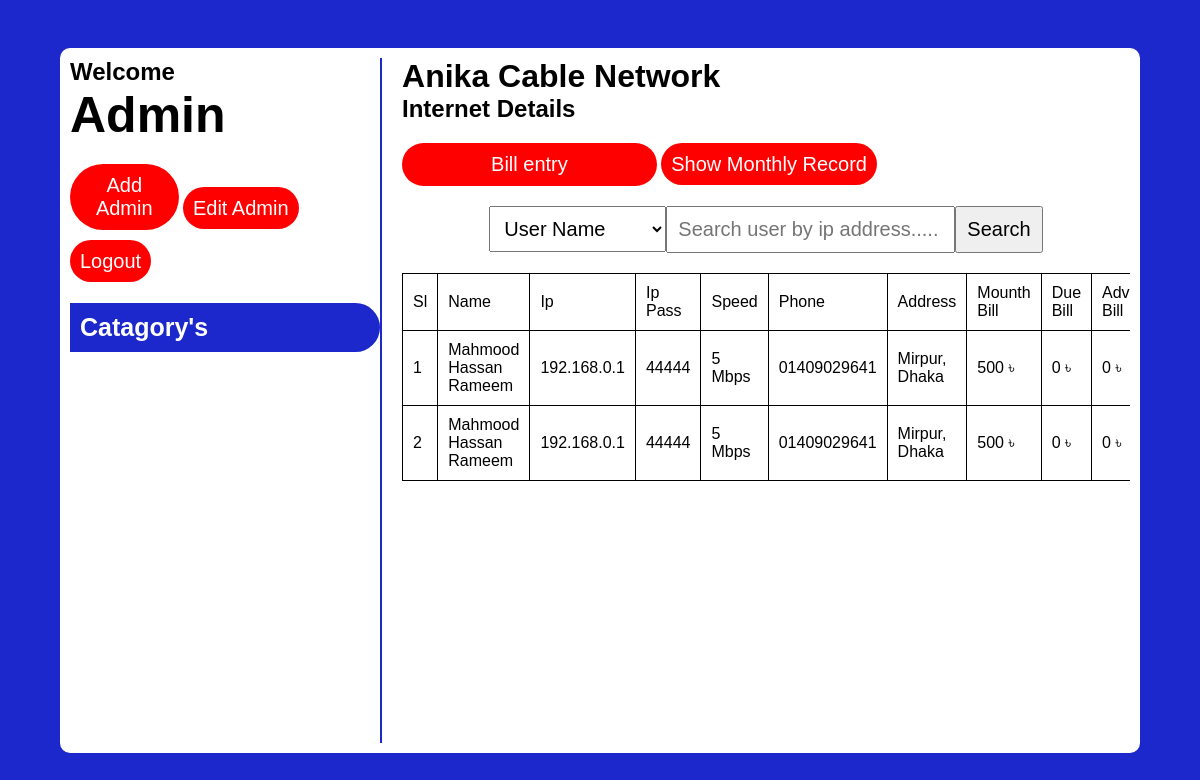
Screenshot of /dashboard.php (signed in) with the database file from the repository.
### tables this page shows
CREATE TABLE `internet_user` (
  `id` int(255) NOT NULL,
  `name` varchar(255) NOT NULL,
  `ip_add` varchar(255) NOT NULL,
  `ip_pass` varchar(255) NOT NULL,
  `speed` int(255) NOT NULL,
  `phone` varchar(11) NOT NULL,
  `address` varchar(255) NOT NULL,
  `bill` int(255) NOT NULL,
  `due_bill` int(255) NOT NULL,
  `advance_bill` int(255) NOT NULL,
  `status` varchar(255) NOT NULL,
  `date` date NOT NULL,
  `signature` varchar(255) NOT NULL
);

### dashboard.php (the view, shortened to what this page needs)
<?php
    include './connection/connection.php';
    $admin_id = $_SESSION['admin_id'];
    $load_admin_name = "SELECT * FROM `admin` WHERE id = '$admin_id'";
    $run_admin = mysqli_query($conn, $load_admin_name);
    if(mysqli_num_rows($run_admin) > 0){
        $admin_row = mysqli_fetch_assoc($run_admin);
    }
?>
<!DOCTYPE html>
<html lang="en">
<head>
    <link rel="stylesheet" href="https://cdnjs.cloudflare.com/ajax/libs/font-awesome/6.2.0/css/all.min.css" />
    <link rel="stylesheet" href="./css/dashboard.css">
</head>
<body>
    <div id="wrapper">
        <div class="left">
            <div class="head">
                <h2>Welcome</h2>
                <h1><?php echo $admin_row['admin_user'] ?></h1>
                <button id="add_admin">Add Admin</button>
                <a id="update_admin" href="./update_admin.php">Edit Admin</a>
                <a id="admin_logout" href="dashboard.php?logout=<?php echo $admin_id ?>">Logout</a>
            </div>
            <div class="catagory">
                <h3>Catagory's</h3>
            </div>
        </div>
        <div class="right">
            <div class="internet">
                <div class="title">
                    <h1>Anika Cable Network</h1>
                    <h2>Internet Details</h2>
                    <button id="add_internet_user">Bill entry</button>
                    <a href="./show_monthly_record.php" target="_blank" id="show_monthly_record">Show Monthly Record</a>
                </div>
                <div class="customers">
                    <form class="search_box" method="POST">
                        <select name="search_op" id="select">
                            <option value="user_name">User Name</option>
                        </select>
                        <input type="text" name="search_user" id="" placeholder="Search user by ip address.....">
                        <input class="search_btn" name="searchBtn" type="submit" value="Search">
                    </form>
                    <table style="width: 100%; margin: 20px 0; border-collapse: collapse; border: 1px solid black;">
                        <thead>
                            <tr>
                                <td>Sl</td>
                                <td>Name</td>
                                <td>Ip</td>
                                <td>Ip Pass</td>
                                <td>Speed</td>
                                <td>Phone</td>
                                <td>Address</td>
                                <td>Mounth Bill</td>
                                <td>Due Bill</td>
                                <td>Advance Bill</td>
                            </tr>
                        </thead>
                        <tbody>
                            <?php
                                $interner_user_list = "SELECT * FROM `internet_user`";
                                $load_internet_user = mysqli_query($conn, $interner_user_list);
                                if(mysqli_num_rows($load_internet_user) > 0){
                                    while($internet_row = mysqli_fetch_assoc($load_internet_user)){
                                        ?>
                                            <tr>
                                                <td><?php echo $internet_row['id'] ?></td>
                                                <td><?php echo $internet_row['name'] ?></td>
                                                <td><?php echo $internet_row['ip_add'] ?></td>
                                                <td><?php echo $internet_row['ip_pass'] ?></td>
                                                <td><?php echo $internet_row['speed'] ?> Mbps</td>
                                                <td><?php echo $internet_row['phone'] ?></td>
                                                <td><?php echo $internet_row['address'] ?></td>
                                                <td><?php echo $internet_row['bill'] ?> ৳</td>
                                                <td><?php echo $internet_row['due_bill'] ?> ৳</td>
                                                <td><?php echo $internet_row['advance_bill'] ?> ৳</td>
                                            </tr>
                                        <?php
                                    }
                                }else{
                                    echo "NO DATA FOUND";
                                }
                            ?>
                        </tbody>
                    </table>
                </div>
            </div>
        </div>
    </div>
</body>
</html>

### css/dashboard.css (style rules this page uses)
* { margin: 0; padding: 0; box-sizing: border-box; font-family: Verdana, Geneva, Tahoma, sans-serif; }
table, td, th { border: 1px solid black; padding: 10px; }
body { display: flex; align-items: center; justify-content: center; background-color: rgb(29, 40, 204); height: 100vh; }
#wrapper { display: flex; align-items: center; justify-content: space-between; width: 90%; height: 705px; background-color: white; border-radius: 10px; padding: 10px; }
#wrapper .left { width: 30%; height: 100%; border-right: 2px solid rgb(29, 40, 204); }
#wrapper .left .head { margin-bottom: 30px; }
#wrapper .left .head h1 { font-size: 50px; text-transform: capitalize; }
#add_admin, #add_internet_user, #show_monthly_record, #update_admin, #admin_logout { margin: 20px 0; padding: 10px; width: 35%; font-size: 20px; background-color: red; color: white; outline: none; border: none; cursor: pointer; border-radius: 40px; text-decoration: none; }
#wrapper .left .catagory h3 { font-size: 25px; padding: 10px; background-color: rgb(29, 40, 204); border-radius: 0 50px 50px 0; color: white; margin-bottom: 20px; }
#wrapper .right { width: 70%; display: block; height: 100%; margin-left: 20px; overflow: scroll; }
#wrapper .right .internet .customers .search_box { text-align: center; display: flex; align-items: center; justify-content: center; }
#wrapper .right .internet .customers .search_box input, #wrapper .right .internet .customers .search_box .search_btn, #wrapper .right .internet .customers .search_box #select { outline: none; padding: 10px; font-size: 20px; }
#wrapper .right .internet .customers .search_box .search_btn { cursor: pointer; }

### rows the page displays
internet_user: id "1", name "Mahmood Hassan Rameem", ip_add "192.168.0.1", ip_pass "44444", speed "5", phone "01409029641", address "Mirpur, Dhaka", bill "500", due_bill "0", advance_bill "0"
internet_user: id "2", name "Mahmood Hassan Rameem", ip_add "192.168.0.1", ip_pass "44444", speed "5", phone "01409029641", address "Mirpur, Dhaka", bill "500", due_bill "0", advance_bill "0"

### other values shown
$admin_row['admin_user'] "Admin"
